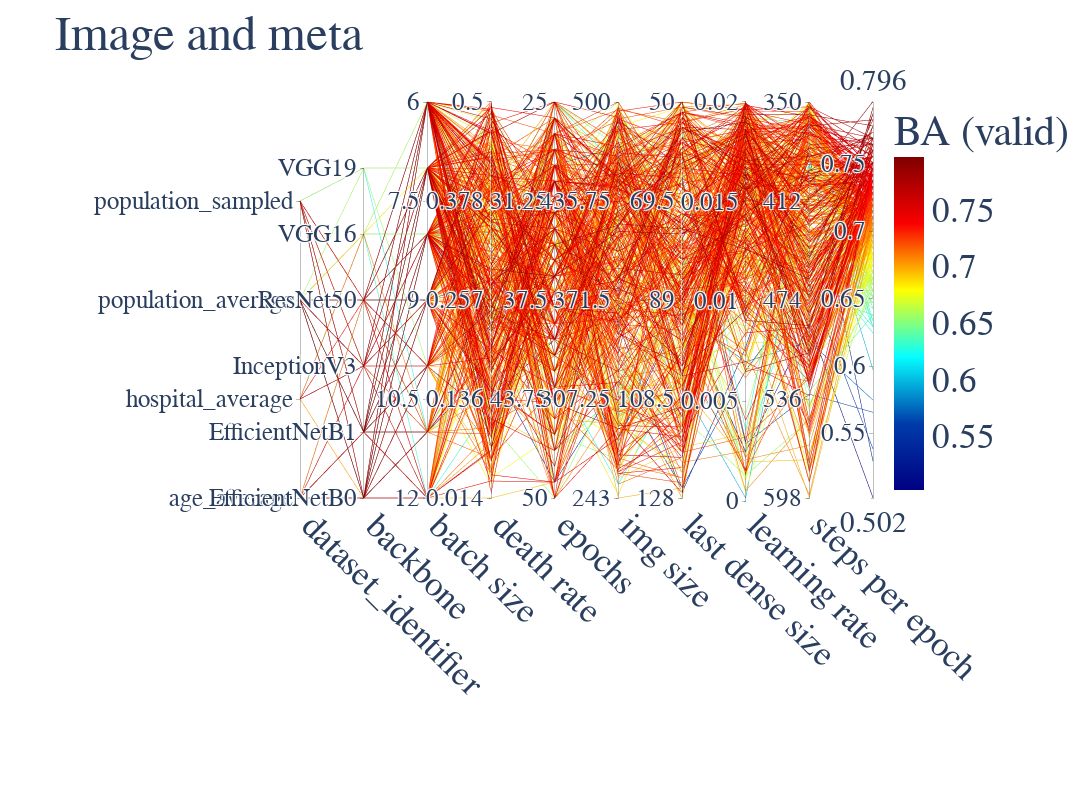

The notebook cell this image was saved under:
### Code cell
relevant_cols = ['dataset_identifier', 'backbone', 'batch_size', 'death_rate',
       'epochs', 'img_size', 'last_dense_size', 'learning_rate',
       'steps_per_epoch']

fig = get_parallel_coordinate_plot('Image and meta', image_meta_df,
                                   relevant_cols, target_col,
                                   reverse_cols=["batch_size", "steps_per_epoch", "last_dense_size", "epochs"])

fig.update_layout(
    font=dict(
        family="Courier New, bold",
        size=35
    ), 
    width=2500,
    height=800,
    overwrite=True,
    margin=dict(l=300, b=300)
)

fig.show()

### Figure 1 — Plotly figure (JSON) as saved in the notebook; plotly's stock layout.template omitted (floating-point values rounded to 4 significant figures; data arrays with more than 128 entries replaced by an {"elided": "..."} marker saying what was removed)
{"data": [{"dimensions": [{"label": "dataset_identifier", "range": [0, 4], "ticktext": ["age_average", "hospital_average", "population_average", "population_sampled"], "tickvals": [0, 1, 2, 3], "values": {"elided": "484 int values"}}, {"label": "backbone", "range": [0, 6], "ticktext": ["EfficientNetB0", "EfficientNetB1", "InceptionV3", "ResNet50", "VGG16", "VGG19"], "tickvals": [0, 1, 2, 3, 4, 5], "values": {"elided": "484 int values"}}, {"label": "batch size", "range": [12, 6], "tickvals": [12, 10.5, 9, 7.5, 6], "values": {"elided": "484 int values"}}, {"label": "death rate", "range": [0.0141, 0.4997], "tickvals": [0.014, 0.136, 0.257, 0.378, 0.5], "values": {"elided": "484 float values"}}, {"label": "epochs", "range": [50, 25], "tickvals": [50, 43.75, 37.5, 31.25, 25], "values": {"elided": "484 int values"}}, {"label": "img size", "range": [243, 500], "tickvals": [243, 307.2, 371.5, 435.8, 500], "values": {"elided": "484 int values"}}, {"label": "last dense size", "range": [128, 50], "tickvals": [128, 108.5, 89, 69.5, 50], "values": {"elided": "484 int values"}}, {"label": "learning rate", "range": [0.0001544, 0.01999], "tickvals": [0, 0.005, 0.01, 0.015, 0.02], "values": {"elided": "484 float values"}}, {"label": "steps per epoch", "range": [598, 350], "tickvals": [598, 536, 474, 412, 350], "values": {"elided": "484 int values"}}, {"label": "", "range": [0.502, 0.796], "values": {"elided": "484 float values"}}], "labelangle": 45, "labelfont": {"family": "Courier New", "size": 35}, "labelside": "bottom", "line": {"color": {"elided": "484 float values"}, "colorbar": {"title": {"text": "BA (valid)"}}, "colorscale": [[0, "rgb(0,0,131)"], [0.2, "rgb(0,60,170)"], [0.4, "rgb(5,255,255)"], [0.6, "rgb(255,255,0)"], [0.8, "rgb(250,0,0)"], [1, "rgb(128,0,0)"]], "reversescale": false, "showscale": true}, "tickfont": {"family": "Courier New, bold", "size": 25}, "type": "parcoords"}], "layout": {"autosize": true, "font": {"family": "Courier New, bold", "size": 35}, "height": 800, "margin": {"b": 300, "l": 300}, "title": {"text": "Image and meta"}, "width": 2500}}
